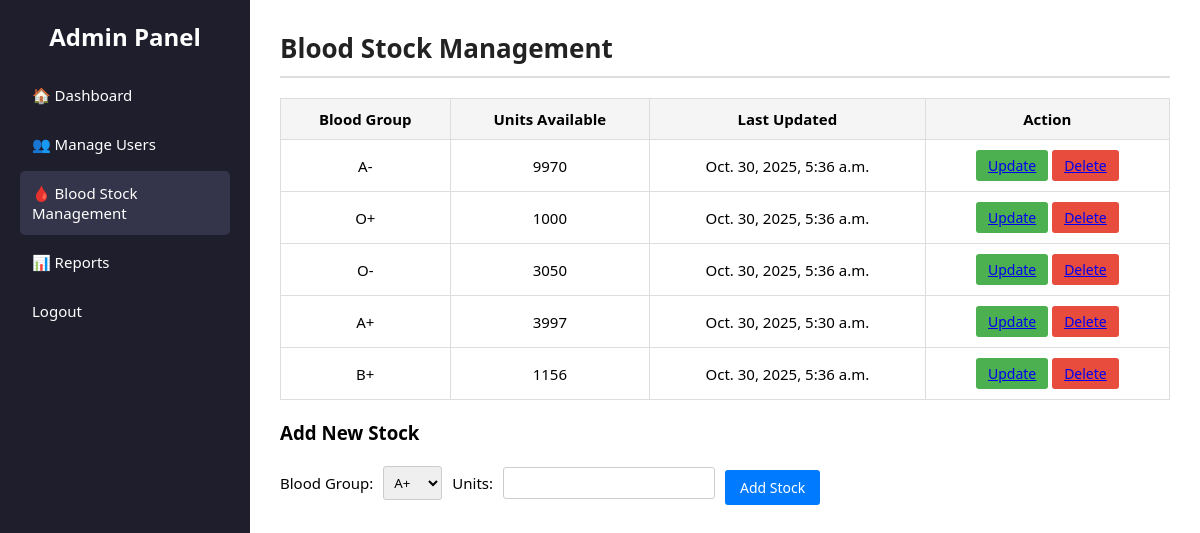
/blood_stock/, run on the app's committed database.
### Blood_Bank/models.py (models this page shows, shortened)
class BloodStock(models.Model):
    BLOOD_GROUP = [
        ('A+', 'A+'), ('A-', 'A-'),
        ('B+', 'B+'), ('B-', 'B-'),
        ('O+', 'O+'), ('O-', 'O-'),
        ('AB+', 'AB+'), ('AB-', 'AB-'),
    ]
    blood_group = models.CharField(max_length=10,choices=BLOOD_GROUP,null=True,blank=True)
    unit = models.PositiveIntegerField(null=True,blank=True)
    update_at = models.DateTimeField(auto_now=True)

### Blood_Bank/views.py (the view, shortened to what this page needs)
# urls.py: path('blood_stock/',views.blood_stock,name='blood_stock'),
def blood_stock(request):
    stocks = BloodStock.objects.all()
    return render(request,'admin_dashboard/blood_stock.html',{'stocks':stocks})

### Blood_Bank/templates/admin_dashboard/blood_stock.html (shortened to what this page needs)
{% load static %}
<!DOCTYPE html>
<html lang="en">
<head>
    <link rel="stylesheet" href="{% static 'css/admin_dashboard/blood_stock.css' %}">
</head>
<body>
<div class="container">
    <aside class="sidebar">
        <h2>Admin Panel</h2>
        <ul>
            <li><a href="{% url 'admindashboard' %}">🏠 Dashboard</a></li>
            <li><a href="{% url 'manage_users' %}">👥 Manage Users</a></li>
            <li class="active"><a href="{% url 'blood_stock' %}">🩸 Blood Stock Management</a></li>
            <li><a href="{% url 'report_page' %}">📊 Reports</a></li>
            <li><a href="{% url 'home' %}">Logout</a></li>
        </ul>
    </aside>
    <main class="main-content">
        <h1>Blood Stock Management</h1>
        <table>
            <thead>
                <tr>
                    <th>Blood Group</th>
                    <th>Units Available</th>
                    <th>Last Updated</th>
                    <th>Action</th>
                </tr>
            </thead>
            <tbody>
                {% for stock in stocks %}
                <tr>
                    <td>{{ stock.blood_group }}</td>
                    <td>{{ stock.unit }}</td>
                    <td>{{ stock.update_at }}</td>
                    <td>
                        <form action="#" method="post" style="display:inline;">
                            <button class="btn update"><a href="{% url 'blood_stock_update' stock.id %}">Update</a></button>
                        </form>
                        <form action="#" method="post" style="display:inline;">
                            <button class="btn delete"><a href="{% url 'blood_stock_delete' stock.id %}">Delete</a></button>
                        </form>
                    </td>
                </tr>
                {% empty %}
                <tr>
                    <td colspan="4">No blood stock records available</td>
                </tr>
                {% endfor %}
            </tbody>
        </table>
        <h3 style="margin-top:20px;">Add New Stock</h3>
        <form method="post" class="add-form">
            <label>Blood Group:</label>
            <select name="blood_group" required>
                <option value="A+">A+</option><option value="A-">A-</option>
            </select>
            <label>Units:</label>
            <input type="number" name="units" min="1" required>
            <button type="submit" class="btn add">Add Stock</button>
        </form>
    </main>
</div>
</body>
</html>

### Blood_Bank/static/css/admin_dashboard/blood_stock.css (style rules this page uses)
* { margin: 0; padding: 0; box-sizing: border-box; font-family: "Segoe UI", Arial, sans-serif; }
.container { display: flex; min-height: 100vh; }
.sidebar { width: 250px; background-color: #1e1e2d; color: white; padding: 20px; }
.sidebar h2 { text-align: center; margin-bottom: 20px; }
.sidebar ul { list-style: none; }
.sidebar ul li { padding: 12px; margin-bottom: 5px; border-radius: 5px; }
.sidebar ul li a { color: white; text-decoration: none; display: block; font-size: 15px; }
.sidebar ul li:hover, .sidebar ul li.active { background-color: #34344a; }
.main-content { flex: 1; padding: 30px; background-color: #ffffff; }
.main-content h1 { font-size: 26px; font-weight: 600; margin-bottom: 20px; border-bottom: 2px solid #ddd; padding-bottom: 10px; color: #222; }
table { width: 100%; border-collapse: collapse; margin-top: 15px; }
table, th, td { border: 1px solid #ddd; }
th, td { padding: 10px; text-align: center; font-size: 15px; }
th { background-color: #f5f5f5; font-weight: bold; }
.btn { padding: 6px 12px; font-size: 14px; border: none; cursor: pointer; border-radius: 3px; }
.btn.update { background-color: #4CAF50; color: white; }
.btn.delete { background-color: #e74c3c; color: white; }
.btn.add { background-color: #007bff; color: white; padding: 8px 15px; margin-top: 10px; }
.add-form { display: flex; gap: 10px; align-items: center; margin-top: 15px; }
.add-form label { font-size: 15px; font-weight: 500; }
.add-form select, .add-form input { padding: 6px; border: 1px solid #ccc; border-radius: 3px; }

### data on the page
BloodStock: blood_group "A-", unit "9970", update_at "Oct. 30, 2025, 5:36 a.m."
BloodStock: blood_group "O+", unit "1000", update_at "Oct. 30, 2025, 5:36 a.m."
BloodStock: blood_group "O-", unit "3050", update_at "Oct. 30, 2025, 5:36 a.m."
BloodStock: blood_group "A+", unit "3997", update_at "Oct. 30, 2025, 5:30 a.m."
BloodStock: blood_group "B+", unit "1156", update_at "Oct. 30, 2025, 5:36 a.m."
